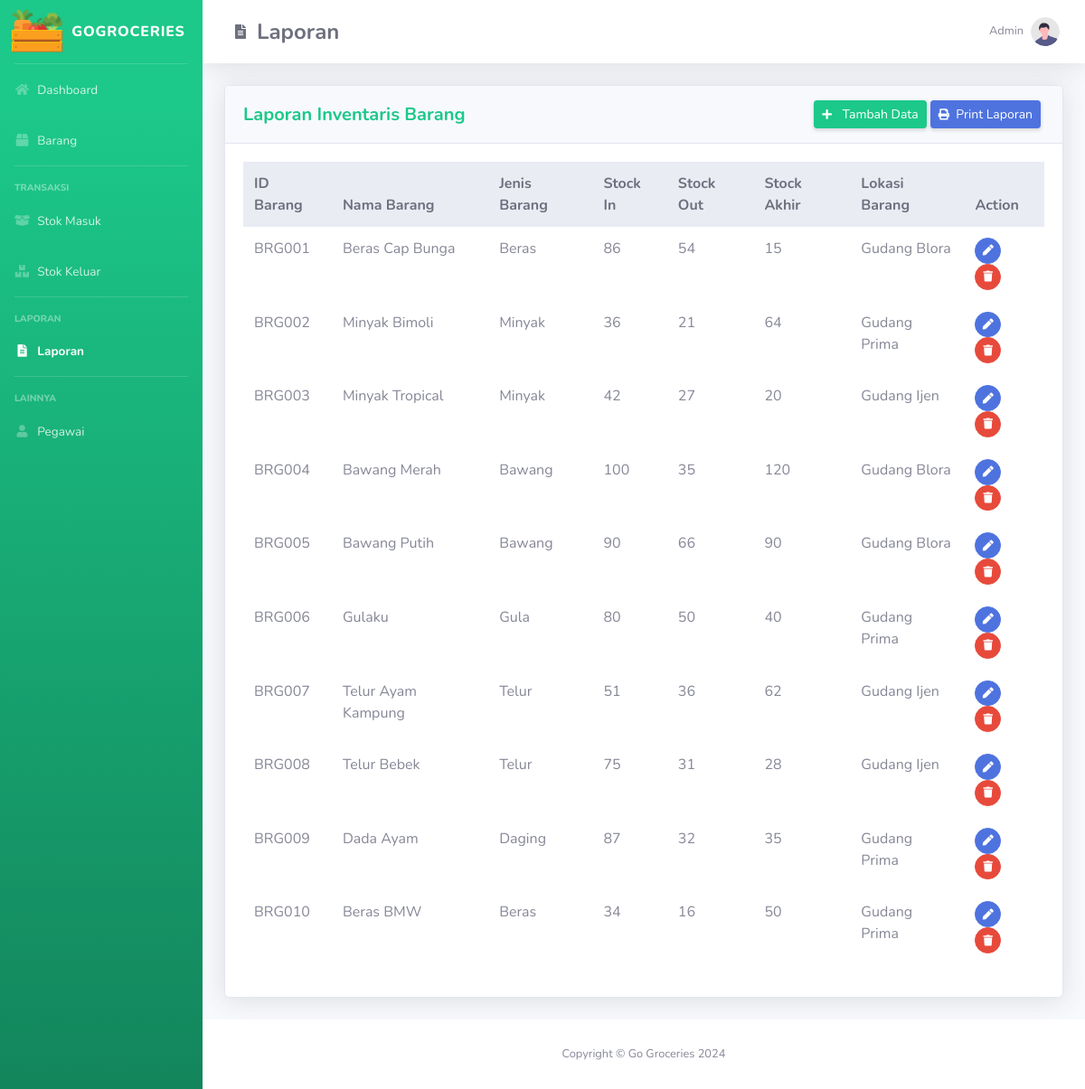
/laporan.php, run on an earlier commit of the app's database.
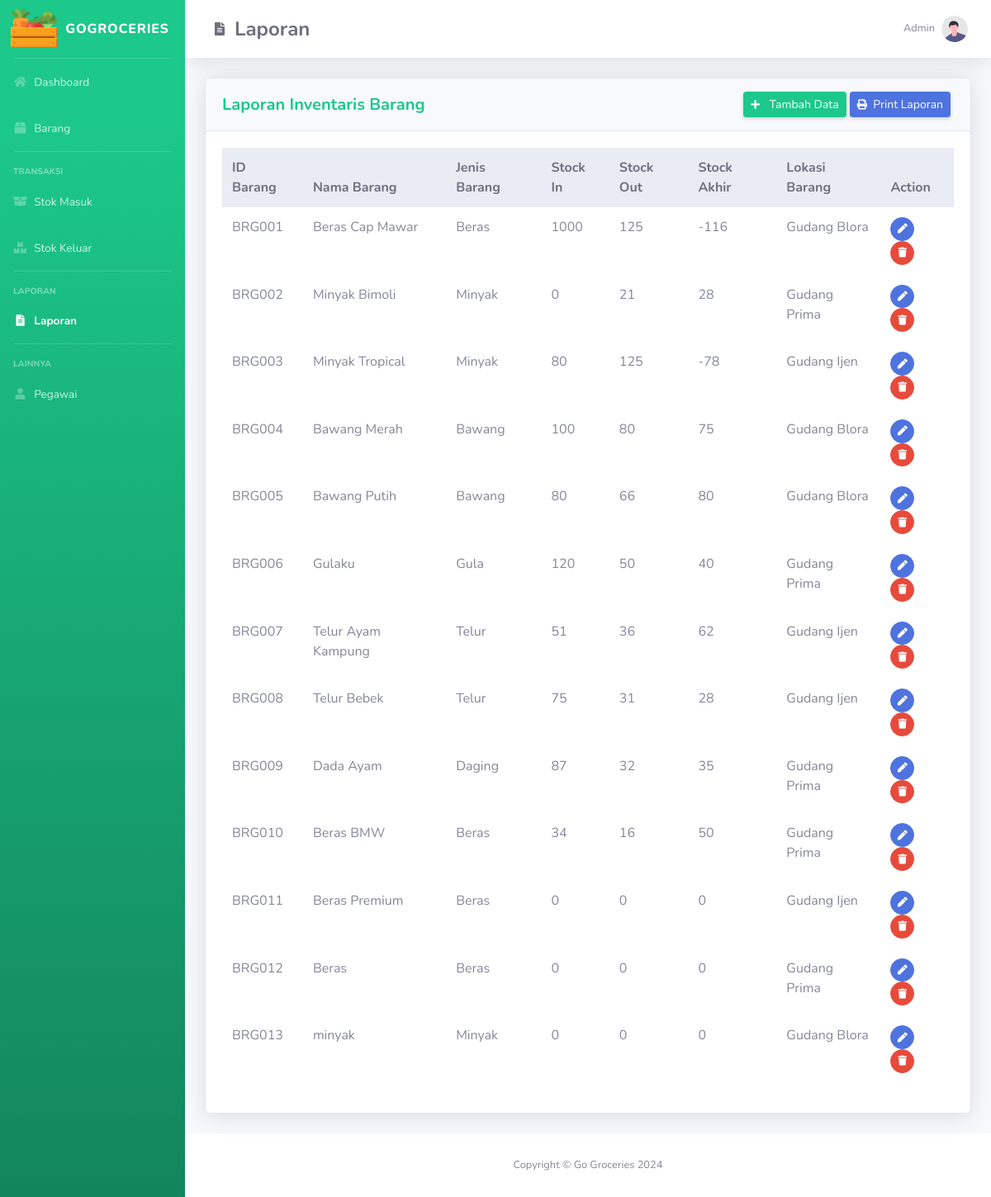
And on a later commit of the database.
### tables this page shows
CREATE TABLE `barang` (
  `id_barang` varchar(10) NOT NULL,
  `nama_barang` varchar(100) DEFAULT NULL,
  `id_jenisbarang` int(11) DEFAULT NULL,
  `id_lokasi` int(11) DEFAULT NULL,
  `stok` int(11) DEFAULT 0
);

CREATE TABLE `jenis_barang` (
  `id_jenisbarang` int(11) NOT NULL,
  `jenis` varchar(50) NOT NULL
);

### laporan.php (the view, shortened to what the changed rows need)
<?php
    include "conn/conn.php";
    $query_table = mysqli_query($mysqli, "SELECT
                                            barang.id_barang,
                                            barang.nama_barang,
                                            jenis_barang.jenis,
                                            COALESCE(masuk.total_masuk, 0) AS total_barang_masuk,
                                            COALESCE(keluar.total_keluar, 0) AS total_barang_keluar,
                                            barang.stok,
                                            lokasi_penyimpanan.nama_lokasi
                                        FROM
                                            barang
                                        LEFT JOIN
                                            (SELECT id_barang, SUM(jumlah_barang) AS total_masuk
                                            FROM barang_masuk
                                            GROUP BY id_barang) masuk ON barang.id_barang = masuk.id_barang
                                        LEFT JOIN
                                            (SELECT id_barang, SUM(jumlah_barang) AS total_keluar
                                            FROM barang_keluar
                                            GROUP BY id_barang) keluar ON barang.id_barang = keluar.id_barang
                                        LEFT JOIN
                                            jenis_barang ON barang.id_jenisbarang = jenis_barang.id_jenisbarang
                                        LEFT JOIN
                                            lokasi_penyimpanan ON barang.id_lokasi = lokasi_penyimpanan.id_lokasi;");
?>
<!DOCTYPE html>
<html lang="en">
<head>
    <link href="Assets/vendor/fontawesome-free/css/all.min.css" rel="stylesheet" type="text/css" />
    <link href="Assets/css/sb-admin-2.min.css" rel="stylesheet" />
    <link href="Assets/vendor/datatables/dataTables.bootstrap4.min.css" rel="stylesheet" />
</head>
<body id="page-top">
    <div id="wrapper">
      <div id="content-wrapper" class="d-flex flex-column">
        <div id="content">
          <nav
            class="navbar navbar-expand navbar-light bg-white topbar mb-4 static-top shadow"
          >
            <a class="nav-link d-flex align-items-center" href="laporan.php" >
                <h1 class="h4 mb-0 text-gray-700 font-weight-bold">Laporan</h1>
            </a>
          </nav>
          <div class="container-fluid">
            <div class="card shadow mb-4">
              <div class="card-body">
                <div class="table-responsive">
                  <table
                    class="table table-borderless"
                    id="dataTable"
                    width="100%"
                    cellspacing="0"
                  >
                    <thead class="thead-light">
                        <tr>
                            <th>ID Barang</th>
                            <th>Nama Barang</th>
                            <th>Jenis Barang</th>
                            <th>Stock In</th>
                            <th>Stock Out</th>
                            <th>Stock Akhir</th>
                            <th>Lokasi Barang</th>
                            <th>Action</th>
                        </tr>
                    </thead>
                    <tbody>
                        <?php while($result = mysqli_fetch_assoc($query_table)) { ?>
                        <tr>
                            <td><?= $result['id_barang'] ?></td>
                            <td><?= $result['nama_barang'] ?></td>
                            <td><?= $result['jenis'] ?></td>
                            <td><?= $result['total_barang_masuk'] ?></td>
                            <td><?= $result['total_barang_keluar'] ?></td>
                            <td><?= $result['stok'] ?></td>
                            <td><?= $result['nama_lokasi'] ?></td>
                            <td>
                              <a href="edit-barang.php?update=<?= $result['id_barang']; ?>" class="btn btn-primary btn-circle btn-sm" data-toggle="tooltip" data-placement="top" title="Edit">
                                <i class="fas fa-fw fa-pen"></i>
                              </a>
                              <a href="#" class="btn btn-danger btn-circle btn-sm" data-toggle="modal" data-target="#hapusBarang<?= $result['id_barang'] ?>" data-toggle="tooltip" data-placement="top" title="Hapus">
                                <i class="fas fa-fw fa-trash"></i>
                              </a>
                            </td>
                        </tr>
                        <?php } ?>
                    </tbody>
                  </table>
                </div>
              </div>
            </div>
          </div>
        </div>
      </div>
    </div>
</body>
</html>

What changed in the data, as far as the page shows it:
changed barang "BRG001": nama_barang "Beras Cap Bunga" → "Beras Cap Mawar"; total_barang_masuk "86" → "1000"; total_barang_keluar "54" → "125"; stok "15" → "-116"
changed barang "BRG002": total_barang_masuk "36" → "0"; stok "64" → "28"
changed barang "BRG003": total_barang_masuk "42" → "80"; total_barang_keluar "27" → "125"; stok "20" → "-78"
changed barang "BRG004": total_barang_keluar "35" → "80"; stok "120" → "75"
changed barang "BRG005": total_barang_masuk "90" → "80"; stok "90" → "80"
computed for barang "BRG006": total_barang_masuk "80" → "120"
added barang: id_barang "BRG011", nama_barang "Beras Premium", id_jenisbarang.jenis "Beras", total_barang_masuk "0", total_barang_keluar "0", stok "0", nama_lokasi "Gudang Ijen"
added barang: id_barang "BRG012", nama_barang "Beras", id_jenisbarang.jenis "Beras", total_barang_masuk "0", total_barang_keluar "0", stok "0", nama_lokasi "Gudang Prima"
added barang: id_barang "BRG013", nama_barang "minyak", id_jenisbarang.jenis "Minyak", total_barang_masuk "0", total_barang_keluar "0", stok "0", nama_lokasi "Gudang Blora"
